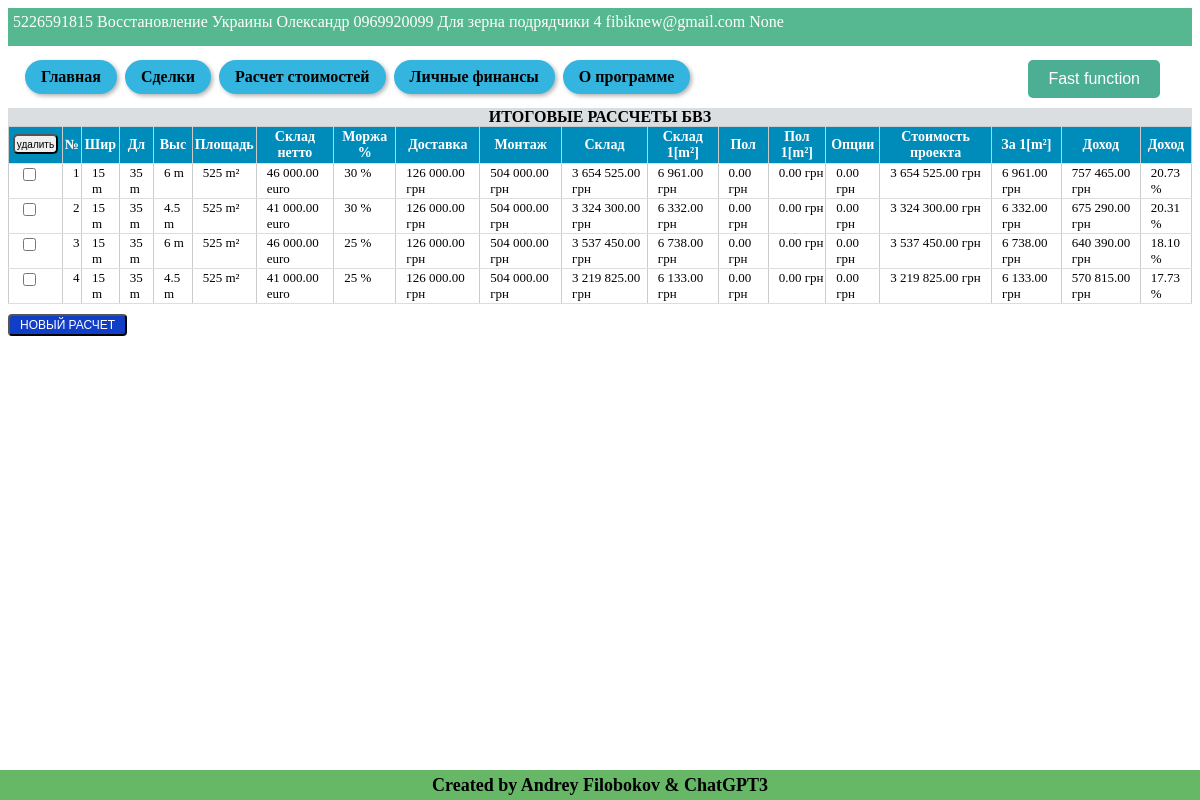
/lead/Восстановление Украины (signed in), run on the app's committed database.
### tables this page shows
CREATE TABLE lead (id integer PRIMARY KEY AUTOINCREMENT, unique_ID TEXT, company text NOT NULL, name text NOT NULL, phone text NOT NULL, mail text NOT NULL, project text NOT NULL, amount_calc INTEGER DEFAULT (0), job_title text NOT NULL, price text NOT NULL, profit text NOT NULL, user_email TEXT, product TEXT);

CREATE TABLE my_warehouse (id integer PRIMARY KEY AUTOINCREMENT, lead_ID INTEGER, unique_ID TEXT, user_email TEXT, client TEXT, project TEXT DEFAULT (False), selected TEXT, width INTEGER DEFAULT (False), length INTEGER DEFAULT (False), height INTEGER DEFAULT (False), area INTEGER DEFAULT (False), volume INTEGER DEFAULT (False), product TEXT, temperature TEXT DEFAULT (False), price_warehouse INTEGER DEFAULT (False), price_VAT INTEGER DEFAULT (0), price_customs INTEGER DEFAULT (0), price_delivery INTEGER DEFAULT (False), price_building INTEGER DEFAULT (False), price_foundation INTEGER DEFAULT (0), price_light INTEGER DEFAULT (0), price_rack INTEGER DEFAULT (0), price_cubic_meters REAL DEFAULT (0), price_square_meters REAL DEFAULT (0), price_project INTEGER DEFAULT (0), percent_w INTEGER, percent_f INTEGER, percent_o INTEGER, cost_price INTEGER DEFAULT (False), price_selling_EU INTEGER DEFAULT (False), price_selling_UA INTEGER DEFAULT (0), profit_EU INTEGER DEFAULT (0), profit_UA INTEGER DEFAULT (0), exchange_rates_from INTEGER, exchange_rates_TO INTEGER, cost_square_meters_EU INTEGER DEFAULT (0), cost_cubic_meters_EU INTEGER DEFAULT (0), cost_square_meters_UA INTEGER DEFAULT (0), cost_cubic_meters_UA INTEGER DEFAULT (0), profit_percent INTEGER DEFAULT (0), dimension_found TEXT, area_found INTEGER DEFAULT (0), price_sq_met_found INTEGER DEFAULT (0), cost_foundation INTEGER DEFAULT (0), cost_option INTEGER DEFAULT (0), cost_sq_met_found INTEGER DEFAULT (0), final_price_UA INTEGER DEFAULT (0), final_profit_UA INTEGER DEFAULT (0), final_profit_percent INTEGER DEFAULT (0), final_cost_sq_m_pr INTEGER, comments TEXT DEFAULT no_comments);

### Saleshelp.py (the view)
@app.route("/lead/<alias>", methods=["POST", "GET"])
def show_info_lead(alias):
    dbase = FDataBase(get_db())
    current_lead = dbase.get_lead(alias, current_user.get_user_email())
    if not current_lead:
        abort(404)
    if request.method == 'POST':
        checkbox_value = request.form.getlist('check-lead')
        button_delete = request.form.get('button-delete-calc')
        if checkbox_value and button_delete:
            dbase.del_records('my_warehouse', checkbox_value)
    title_table_calc_BVZ, value_table_calc_BVZ = view_table_warehouse(dbase, current_user, current_lead)
    value_table_calc_BVZ = [list(record.values()) for record in value_table_calc_BVZ]
    return render_template('lead.html', menu=menu, title=current_lead['company'], current_lead=current_lead,
                           title_table_calc_BVZ=title_table_calc_BVZ,
                           value_table_calc_BVZ=value_table_calc_BVZ,
                           )

### Saleshelp.py (called while the page is built)
def connect_db():
    conn = sqlite3.connect(app.config['DATABASE'])
    conn.row_factory = sqlite3.Row
    return conn

def get_db():
    if not hasattr(g, 'link_db'):
        g.link_db = connect_db()
    return g.link_db

@login_manager.user_loader
def load_user(user_id):
    dbase = FDataBase(get_db())
    return UserLogin().fromDB(user_id, dbase)

### Utils/FDataBase.py (called while the page is built)
    def get_info_records(self, name_tabl, user_email, *args):
        query = ''
        if len(args) > 0:
            for column, value in args:
                query += f" AND {column} = '{value}' AND "
            query = query.rstrip(' AND')
        sql = f"SELECT * FROM {name_tabl} WHERE user_email = '{user_email}'{query}"
        try:
            self.__cur.execute(sql)
            res = self.__cur.fetchall()
            if res:
                return res
        except:
            print("Ошибка чтения из БД")
        return []

    def get_lead(self, alias, user):
        try:
            self.__cur.execute(f"SELECT * FROM lead WHERE company = '{alias}' AND user_email = '{user}'")
            res = self.__cur.fetchone()
            if res:
                return res
        except sqlite3.Error as e:
            print("Ошибка получения лида из БД " + str(e))
        return False, False

    def get_user(self, user_id):
        try:
            self.__cur.execute(f"SELECT * FROM users WHERE id = {user_id} LIMIT 1")
            res = self.__cur.fetchone()
            if not res:
                print("Пользователь не найден")
                return False
            return res
        except sqlite3.Error as e:
            print("Ошибка получения данных из БД " + str(e))
        return False

    def check_records(self, name_table):
        try:
            check = self.__cur.execute(f"SELECT EXISTS(SELECT 1 FROM {name_table} LIMIT 1);")
            check = check.fetchone()[0]
            return check
        except sqlite3.Error as e:
            print("Ошибка проверки записей в таблице " + str(e))
            return False

### Utils/UserLogin.py (called while the page is built)
    def fromDB(self, user_id, db):
        self.__user = db.get_user(user_id)
        return self

    def get_user_email(self):
        return str(self.__user['email'])

### Utils/View_final_calculation.py (called while the page is built)
def format_price(price):
    return '{:,.2f}'.format(price).replace(',', " ")

### templates/lead.html (shortened to what this page needs)
{% extends 'base.html' %}
{% block information %}
    {% for cell in current_lead[1::] %}
        {{cell}}
    {% endfor %}
{% endblock %}
{% block content %}
{% block view_calculations %}
<form action="{{url_for('show_info_lead', alias=current_lead.company)}}" method="POST">
    <table id="my-table">
        <b class="title-final-cost">ИТОГОВЫЕ РАССЧЕТЫ БВЗ</b>
        <tr>
            <th class="button-delete-lead-th">
                <input type="submit" name="button-delete-calc" value="удалить" class="button-delete-lead">
            </th>
            <th>№</th>
            {% for t in title_table_calc_BVZ %}
            <th>{{ t.title }}</th>
            {% endfor %}
        </tr>
        <tbody class="table-result">
            {% for record in value_table_calc_BVZ %}
            <tr>
                <td><input type="checkbox" name="check-lead" id="check-lead" value="{{ record[0] }}"></td>
                <td>{{ value_table_calc_BVZ.index(record)+1 }}</td>
                {% for cell in record[2:-1:] %}
                <td>
                    <a href="{{ url_for('calculation_product', alias='BVZ', calc_ID=record[0]) }}" title="{{ record[-1] }}">
                        {{ cell }}
                    </a>
                </td>
                {% endfor %}
            </tr>
            {% endfor %}
        </tbody>
    </table>
</form>
<form action="{{ url_for('pricing') }}" method="POST">
    <button name="button-add-calculation" class="button-accept" value="{{current_lead['id']}}"> Новый расчет </button>
</form>
{% endblock view_calculations %}
{% endblock %}

### static/css/style.css (style rules this page uses)
table { width: 90%; border-collapse: collapse; margin-bottom: 10px; }
th { background-color: #a7a1a1; font-weight: bold; }
td, th { padding: 5px; text-align: center; border: 1px solid #ccc; }
.button-delete-lead-th { padding: 0px; width: 20px; white-space: nowrap; }
.button-delete-lead { width: 45px; height: 20px; border-radius: 1px; font-size: 10px; padding: 0; border-radius: 5px; margin-bottom: 2px; margin-left: 2px; margin-right: 2px; }
#my-table { border-collapse: collapse; width: 100%; }
#my-table th { background-color: #008CBA; color: white; font-weight: bold; padding: 2px; border-bottom: 1px solid #ddd; font-size: 14px; }
#my-table td { border-bottom: 1px solid #ddd; padding: 1px; padding-left: 10px; text-align: left; font-size: 13px; vertical-align: top; background-color: white; }
table td a { text-decoration: none; color: inherit; }
.title-final-cost { display: block; text-align: center; background-color: #dbdee1; }
.button-accept { display: inline-block; padding: 2px 10px; border-radius: 4px; font-size: 12px; text-decoration: none; text-transform: uppercase; color: #fff; background-color: #113ec7; cursor: pointer; transition: all 0.2s ease; margin-bottom: 8px; }

### data on the page
lead: unique_ID "5226591815", company "Восстановление Украины", name "Олександр", phone "0969920099", project "Для зерна подрядчики", user_email "fibiknew@gmail.com"
my_warehouse: value_table_calc_BVZ.index(record)+1 "1", cell "15 m" "35 m" "6 m" "525 m²" "46 000.00 euro" "30 %" "126 000.00 грн" "504 000.00 грн" "3 654 525.00 грн" "6 961.00 грн" "0.00 грн" "0.00 грн" "0.00 грн" "3 654 525.00 грн" "6 961.00 грн" "757 465.00 грн" "20.73 %"
my_warehouse: value_table_calc_BVZ "2", cell "15 m" "35 m" "4.5 m" "525 m²" "41 000.00 euro" "30 %" "126 000.00 грн" "504 000.00 грн" "3 324 300.00 грн" "6 332.00 грн" "0.00 грн" "0.00 грн" "0.00 грн" "3 324 300.00 грн" "6 332.00 грн" "675 290.00 грн" "20.31 %"
my_warehouse: value_table_calc_BVZ "3", cell "15 m" "35 m" "6 m" "525 m²" "46 000.00 euro" "25 %" "126 000.00 грн" "504 000.00 грн" "3 537 450.00 грн" "6 738.00 грн" "0.00 грн" "0.00 грн" "0.00 грн" "3 537 450.00 грн" "6 738.00 грн" "640 390.00 грн" "18.10 %"
my_warehouse: value_table_calc_BVZ "4", cell "15 m" "35 m" "4.5 m" "525 m²" "41 000.00 euro" "25 %" "126 000.00 грн" "504 000.00 грн" "3 219 825.00 грн" "6 133.00 грн" "0.00 грн" "0.00 грн" "0.00 грн" "3 219 825.00 грн" "6 133.00 грн" "570 815.00 грн" "17.73 %"

### other printed values
{{ cell }} "4" "None"
{{ m.name }} "Главная" "Сделки" "Расчет стоимостей" "Личные финансы" "О программе"
{{ t.title }} "Шир" "Дл" "Выс" "Площадь" "Склад нетто" "Моржа %" "Доставка" "Монтаж" "Склад" "Склад 1[m²]" "Пол" "Пол 1[m²]" "Опции" "Стоимость проекта" "За 1[m²]" "Доход" "Доход"
